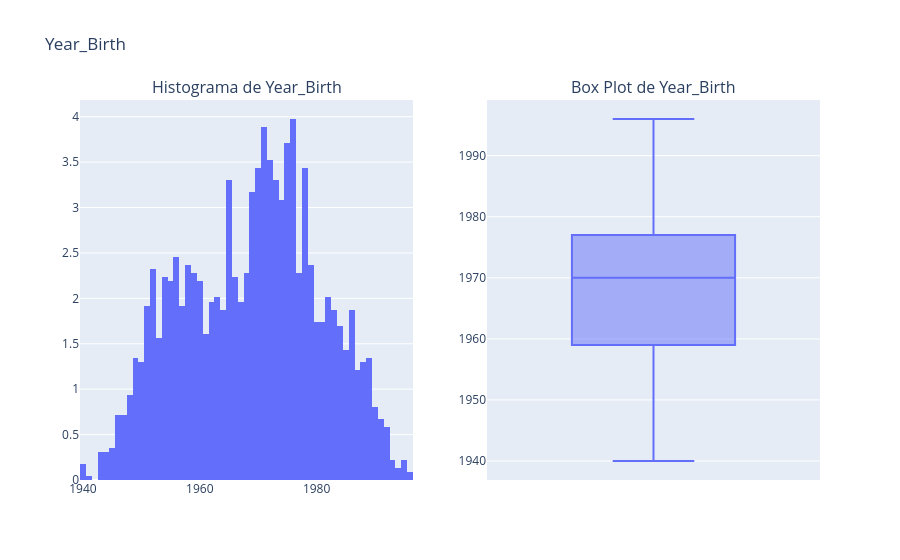

Source (notebook cell):
### Markdown cell above
**Ajuste do Ano de Nascimento**

Como mostramos gráficos abaixo, existem 3 valores que se destacam por serem impossíveis. Para corrigir esse erro, eles serão substituídos pelo valor mais baixo razoável, 1940.

O resultado final pode ser visto no segundo histograma e boxplot.

### Code cell
campo = 'Year_Birth'
fig = make_subplots(rows=1, cols=2, subplot_titles=[f'Histograma de {campo}', f'Box Plot de {campo}'])
fig.add_trace(
    px.histogram(df, x=campo, histnorm="percent", nbins=60).data[0],
    row=1, col=1
    )
fig.add_trace(
    px.box(df, y=campo).data[0],
    row=1, col=2
    )
fig.update_layout(title_text=f'{campo}', showlegend=False)
fig.show()

### Figure 1 — Plotly figure (JSON) as saved in the notebook; plotly's stock layout.template omitted (floating-point values rounded to 4 significant figures; data arrays with more than 128 entries replaced by an {"elided": "..."} marker saying what was removed)
{"data": [{"bingroup": "x", "histnorm": "percent", "hovertemplate": "Year_Birth=%{x}<br>percent=%{y}<extra></extra>", "legendgroup": "", "marker": {"color": "#636efa", "pattern": {"shape": ""}}, "name": "", "nbinsx": 60, "orientation": "v", "showlegend": false, "type": "histogram", "x": {"elided": "2239 int values"}, "xaxis": "x", "yaxis": "y"}, {"alignmentgroup": "True", "hovertemplate": "Year_Birth=%{y}<extra></extra>", "legendgroup": "", "marker": {"color": "#636efa"}, "name": "", "notched": false, "offsetgroup": "", "orientation": "v", "showlegend": false, "type": "box", "x0": " ", "xaxis": "x2", "y": {"elided": "2239 int values"}, "y0": " ", "yaxis": "y2"}], "layout": {"annotations": [{"font": {"size": 16}, "showarrow": false, "text": "Histograma de Year_Birth", "x": 0.225, "xanchor": "center", "xref": "paper", "y": 1, "yanchor": "bottom", "yref": "paper"}, {"font": {"size": 16}, "showarrow": false, "text": "Box Plot de Year_Birth", "x": 0.775, "xanchor": "center", "xref": "paper", "y": 1, "yanchor": "bottom", "yref": "paper"}], "showlegend": false, "title": {"text": "Year_Birth"}, "xaxis": {"anchor": "y", "domain": [0, 0.45]}, "xaxis2": {"anchor": "y2", "domain": [0.55, 1]}, "yaxis": {"anchor": "x", "domain": [0, 1]}, "yaxis2": {"anchor": "x2", "domain": [0, 1]}}}
